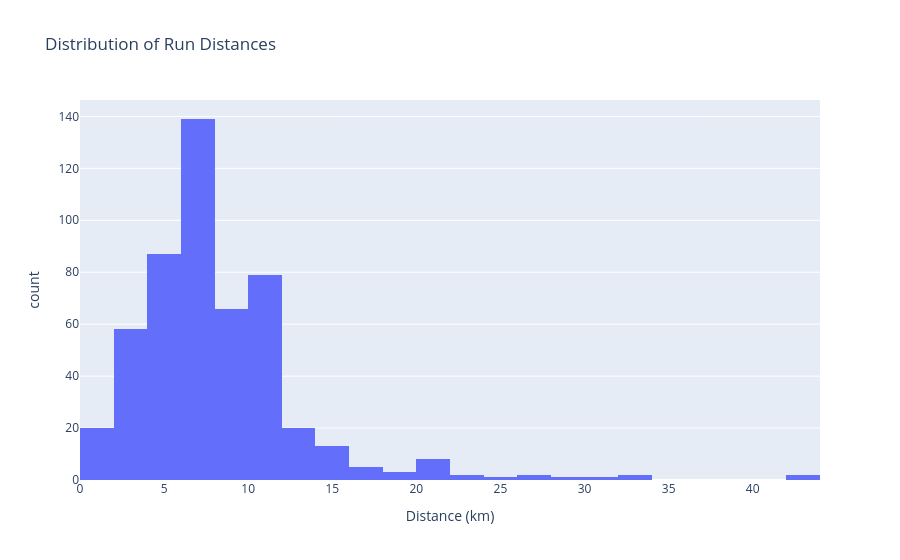

The notebook cell saved with this chart:
### Code cell
fig = px.histogram(df, x="distance_km", nbins=40,
                   title="Distribution of Run Distances",
                   labels={"distance_km": "Distance (km)"})
fig.show()

### Figure 1 — Plotly figure (JSON) as saved in the notebook; plotly's stock layout.template omitted (floating-point values rounded to 4 significant figures; data arrays with more than 128 entries replaced by an {"elided": "..."} marker saying what was removed)
{"data": [{"bingroup": "x", "hovertemplate": "Distance (km)=%{x}<br>count=%{y}<extra></extra>", "legendgroup": "", "marker": {"color": "#636efa", "pattern": {"shape": ""}}, "name": "", "nbinsx": 40, "orientation": "v", "showlegend": false, "type": "histogram", "x": {"elided": "509 float values"}, "xaxis": "x", "yaxis": "y"}], "layout": {"barmode": "relative", "legend": {"tracegroupgap": 0}, "title": {"text": "Distribution of Run Distances"}, "xaxis": {"anchor": "y", "domain": [0, 1], "title": {"text": "Distance (km)"}}, "yaxis": {"anchor": "x", "domain": [0, 1], "title": {"text": "count"}}}}
